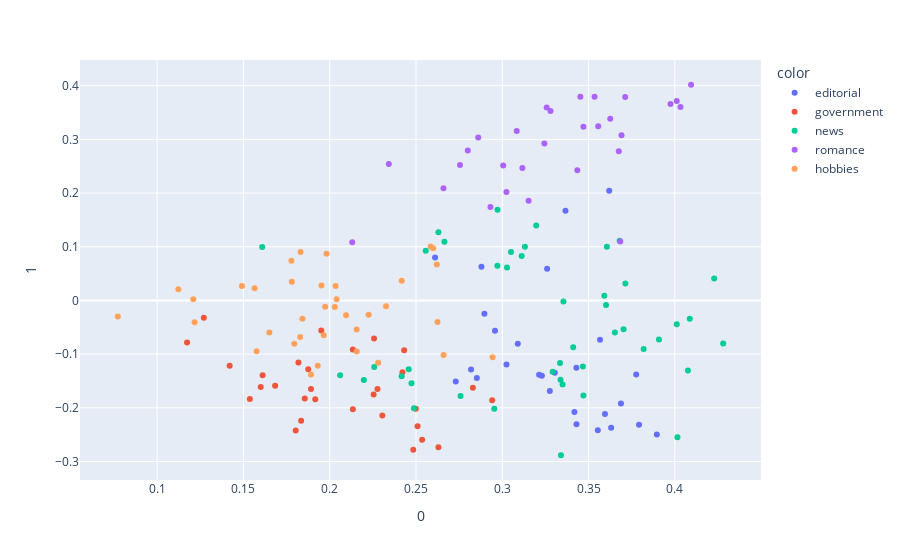

The cell this chart's notebook holds for it:
### Code cell
# Plot PCA of Predictions
fig = px.scatter(W_lsa_text_matrix, x=0, y=1, color=df["category"])
fig.show()
